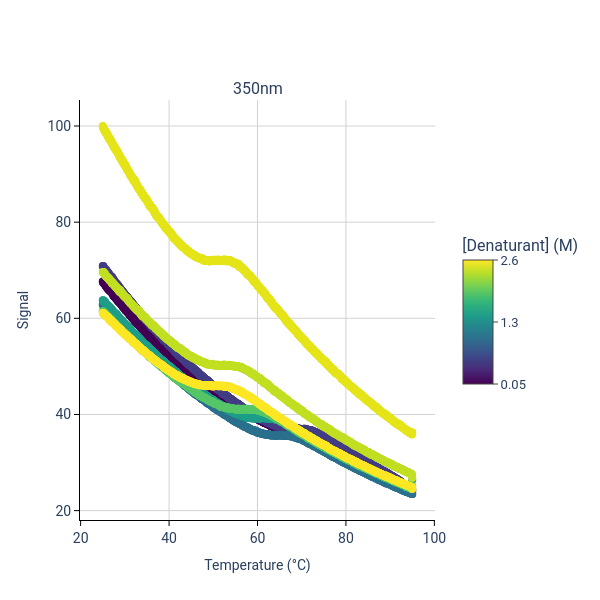

Notebook source saved alongside this figure:
### Code cell
fig = pychem.plot_unfolding(sample,plot_config=plot_config)
fig.update_layout(
    template="plotly_white",
    paper_bgcolor="white",
    plot_bgcolor="white"
)
fig.show()

### Figure 1 — Plotly figure (JSON) as saved in the notebook; plotly's stock layout.template omitted (floating-point values rounded to 4 significant figures; data arrays with more than 128 entries replaced by an {"elided": "..."} marker saying what was removed)
{"data": [{"marker": {"color": "#440154", "size": 8}, "mode": "markers", "name": "0.05 M", "showlegend": false, "type": "scatter", "x": {"elided": "1301 float values"}, "xaxis": "x", "y": {"elided": "1301 float values"}, "yaxis": "y"}, {"marker": {"color": "#433e85", "size": 8}, "mode": "markers", "name": "0.52 M", "showlegend": false, "type": "scatter", "x": {"elided": "1301 float values"}, "xaxis": "x", "y": {"elided": "1301 float values"}, "yaxis": "y"}, {"marker": {"color": "#2c718e", "size": 8}, "mode": "markers", "name": "1.00 M", "showlegend": false, "type": "scatter", "x": {"elided": "1301 float values"}, "xaxis": "x", "y": {"elided": "1301 float values"}, "yaxis": "y"}, {"marker": {"color": "#1f9e89", "size": 8}, "mode": "markers", "name": "1.47 M", "showlegend": false, "type": "scatter", "x": {"elided": "1301 float values"}, "xaxis": "x", "y": {"elided": "1301 float values"}, "yaxis": "y"}, {"marker": {"color": "#56c667", "size": 8}, "mode": "markers", "name": "1.95 M", "showlegend": false, "type": "scatter", "x": {"elided": "1301 float values"}, "xaxis": "x", "y": {"elided": "1301 float values"}, "yaxis": "y"}, {"marker": {"color": "#c2df23", "size": 8}, "mode": "markers", "name": "2.38 M", "showlegend": false, "type": "scatter", "x": {"elided": "1301 float values"}, "xaxis": "x", "y": {"elided": "1301 float values"}, "yaxis": "y"}, {"marker": {"color": "#e5e419", "size": 8}, "mode": "markers", "name": "2.50 M", "showlegend": false, "type": "scatter", "x": {"elided": "1301 float values"}, "xaxis": "x", "y": {"elided": "1301 float values"}, "yaxis": "y"}, {"marker": {"color": "#fde725", "size": 8}, "mode": "markers", "name": "2.61 M", "showlegend": false, "type": "scatter", "x": {"elided": "1301 float values"}, "xaxis": "x", "y": {"elided": "1301 float values"}, "yaxis": "y"}, {"hoverinfo": "skip", "marker": {"cmax": 2.61, "cmin": 0.05, "colorbar": {"len": 0.4, "orientation": "v", "outlinewidth": 1, "tickfont": {"size": 13}, "ticks": "outside", "ticktext": ["0.05", "1.3", "2.6"], "tickvals": [0.05, 1.33, 2.61], "title": {"text": "[Denaturant] (M)"}, "x": 1.05, "xanchor": "left", "y": 0.5, "yanchor": "middle"}, "colorscale": [[0, "#440154"], [0.1111, "#482878"], [0.2222, "#3e4989"], [0.3333, "#31688e"], [0.4444, "#26828e"], [0.5556, "#1f9e89"], [0.6667, "#35b779"], [0.7778, "#6ece58"], [0.8889, "#b5de2b"], [1, "#fde725"]]}, "mode": "markers", "showlegend": false, "type": "scatter", "x": [null], "xaxis": "x", "y": [null], "yaxis": "y"}], "layout": {"annotations": [{"font": {"size": 16}, "showarrow": false, "text": "350nm", "x": 0.5, "xanchor": "center", "xref": "paper", "y": 1, "yanchor": "bottom", "yref": "paper"}], "font": {"family": "Roboto"}, "height": 600, "legend": {"font": {"size": 13}}, "paper_bgcolor": "white", "plot_bgcolor": "white", "width": 600, "xaxis": {"anchor": "y", "domain": [0, 1], "gridcolor": "lightgray", "gridwidth": 1, "linecolor": "black", "linewidth": 1, "showgrid": true, "showline": true, "tickcolor": "black", "tickfont": {"size": 14}, "ticklen": 5, "ticks": "outside", "tickwidth": 1, "title": {"font": {"size": 14}, "text": "Temperature (°C)"}, "zeroline": false}, "yaxis": {"anchor": "x", "domain": [0, 1], "gridcolor": "lightgray", "gridwidth": 1, "linecolor": "black", "linewidth": 1, "nticks": 5, "showgrid": true, "showline": true, "tickcolor": "black", "tickfont": {"size": 14}, "ticklen": 5, "ticks": "outside", "tickwidth": 1, "title": {"font": {"size": 14}, "text": "Signal"}, "zeroline": false}}}
